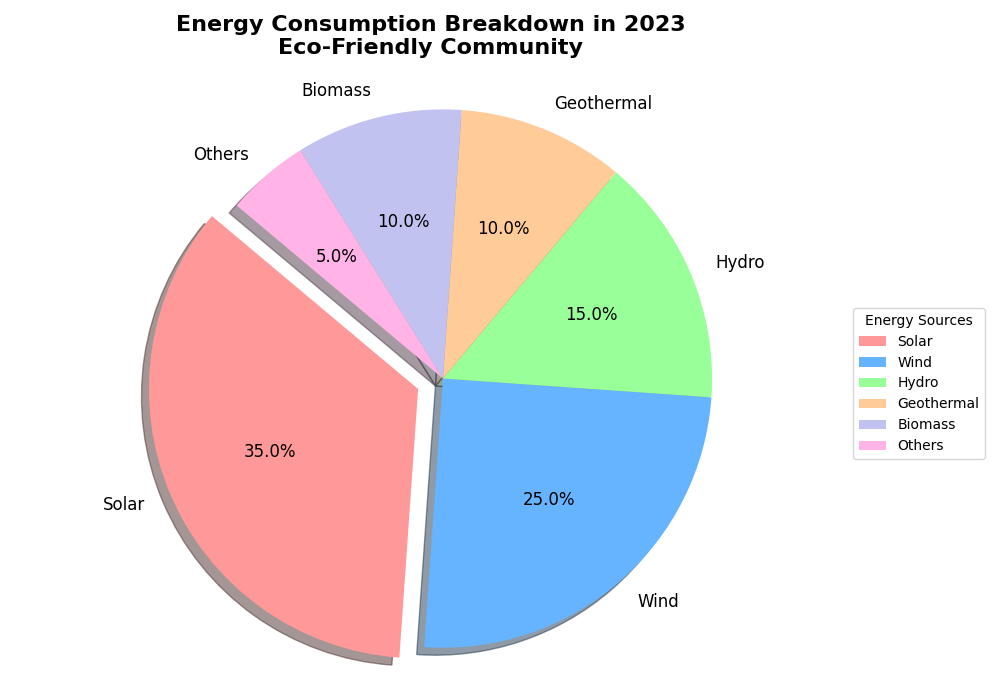

The script that drew this image:
import matplotlib.pyplot as plt

# Define energy sources and their consumption percentages
energy_sources = ['Solar', 'Wind', 'Hydro', 'Geothermal', 'Biomass', 'Others']
consumption_percentages = [35, 25, 15, 10, 10, 5]

# Colors for each energy source
colors = ['#ff9999', '#66b3ff', '#99ff99', '#ffcc99', '#c2c2f0', '#ffb3e6']

# Explode the 'Solar' slice to emphasize it
explode = (0.1, 0, 0, 0, 0, 0)

# Create figure and axis for the pie chart
fig, ax = plt.subplots(figsize=(10, 7))

# Create the pie chart
wedges, texts, autotexts = ax.pie(
    consumption_percentages, 
    explode=explode, 
    labels=energy_sources, 
    colors=colors,
    autopct='%1.1f%%', 
    startangle=140, 
    textprops={'fontsize': 12},
    shadow=True
)

# Equal aspect ratio ensures that the pie chart is drawn as a circle
ax.axis('equal')  

# Add a title with two lines
plt.title('Energy Consumption Breakdown in 2023\nEco-Friendly Community', fontsize=16, fontweight='bold', pad=20)

# Position legend to the right of the chart
plt.legend(wedges, energy_sources, title="Energy Sources", loc="center left", bbox_to_anchor=(1, 0, 0.5, 1))

# Adjust the layout to make better space for the legend and other elements
plt.tight_layout()

# Display the chart
plt.show()
